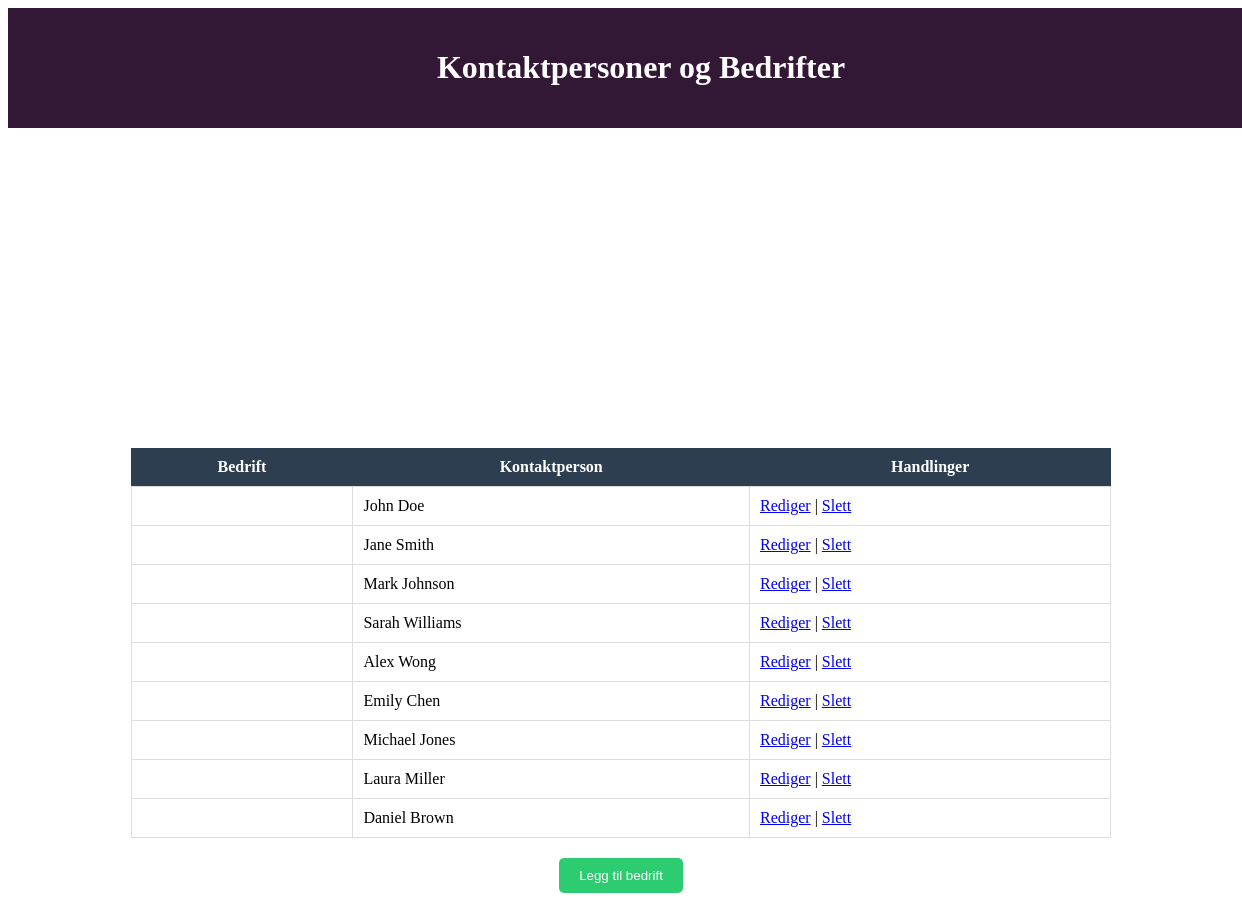
/CRM/admin.php, run on the app's committed database.
### tables this page shows
CREATE TABLE IF NOT EXISTS kontaktperson (
    kontaktpersonID INT AUTO_INCREMENT PRIMARY KEY,
    bedrift_id INT,
    bedrift_navn VARCHAR(100),
    fornavn VARCHAR(45) NOT NULL,
    etternavn VARCHAR(45) NOT NULL,
    epost VARCHAR(100) NOT NULL,
    telefon VARCHAR(20),
    stilling VARCHAR(50) NOT NULL,
    FOREIGN KEY (bedrift_id) REFERENCES bedrift(bedriftid) ON DELETE CASCADE
);

### CRM/admin.php (the view, shortened to what this page needs)
<!DOCTYPE html>
<html lang="no">
<head>
    <link rel="stylesheet" href="admin.css">
</head>
<body>
<div class="header">
    <h1>Kontaktpersoner og Bedrifter</h1>
    </div>
<table>
    <tr>
        <th>Bedrift</th>
        <th>Kontaktperson</th>
        <th>Handlinger</th>
    </tr>
    <?php
    $servername = "localhost";
    $username = "root";
    $password = "";
    $database = "crmv6";
    $conn = new mysqli($servername, $username, $password, $database);
    $sql = "SELECT kontaktperson.*, bedrift.bedriftnavn AS bedrift_navn FROM kontaktperson LEFT JOIN bedrift ON kontaktperson.bedrift_id = bedrift.bedriftid";
    $result = $conn->query($sql);
    if ($result->num_rows > 0) {
        while($row = $result->fetch_assoc()) {
            echo "<tr>";
            echo "<td>" . $row["bedrift_navn"] . "</td>";
            echo "<td>" . $row["fornavn"] . " " . $row["etternavn"] . "</td>";
            echo "<td><a href='#' onclick='showPopup(\"" . $row["kontaktpersonID"] . "\", \"" . $row["fornavn"] . "\", \"" . $row["etternavn"] . "\", \"" . $row["epost"] . "\", \"" . $row["telefon"] . "\", \"" . $row["stilling"] . "\")'>Rediger</a> | <a href='delete_contact.php?contact_id=" . $row["kontaktpersonID"] . "' onclick='return confirm(\"Er du sikker på at du vil slette denne kontaktpersonen?\")'>Slett</a></td>";
            echo "</tr>";
        }
    } else {
        echo "<tr><td colspan='3'>Ingen kontaktpersoner funnet.</td></tr>";
    }
    ?>
</table>
<button onclick="location.href='add_company.php'">Legg til bedrift</button>
</body>
</html>

### CRM/admin.css (style rules this page uses)
table { margin-left: auto; margin-right: auto; margin-top: 20px; border-collapse: collapse; width: 80%; }
th { background-color: #2c3e50; color: #fff; padding: 10px; }
td { padding: 10px; border: 1px solid #ddd; }
button { display: block; margin: 20px auto; padding: 10px 20px; background-color: #2ecc71; color: #fff; border: none; border-radius: 5px; cursor: pointer; transition: background-color 0.3s ease; }
.header { width: 100%; text-align: center; padding: 20px; background-color: #331836; color: #fff; margin-bottom: 20px; position: relative; }
h1, { text-align: center; margin: 0; color: #ffffff; }

### CRM/admin.php (style rules this page uses)
table { margin-left: auto; margin-right: auto; margin-top: 20rem; }
h1 { text-align: center; }

### data on the page
kontaktperson: fornavn "John", etternavn "Doe"
kontaktperson: fornavn "Jane", etternavn "Smith"
kontaktperson: fornavn "Mark", etternavn "Johnson"
kontaktperson: fornavn "Sarah", etternavn "Williams"
kontaktperson: fornavn "Alex", etternavn "Wong"
kontaktperson: fornavn "Emily", etternavn "Chen"
kontaktperson: fornavn "Michael", etternavn "Jones"
kontaktperson: fornavn "Laura", etternavn "Miller"
kontaktperson: fornavn "Daniel", etternavn "Brown"
